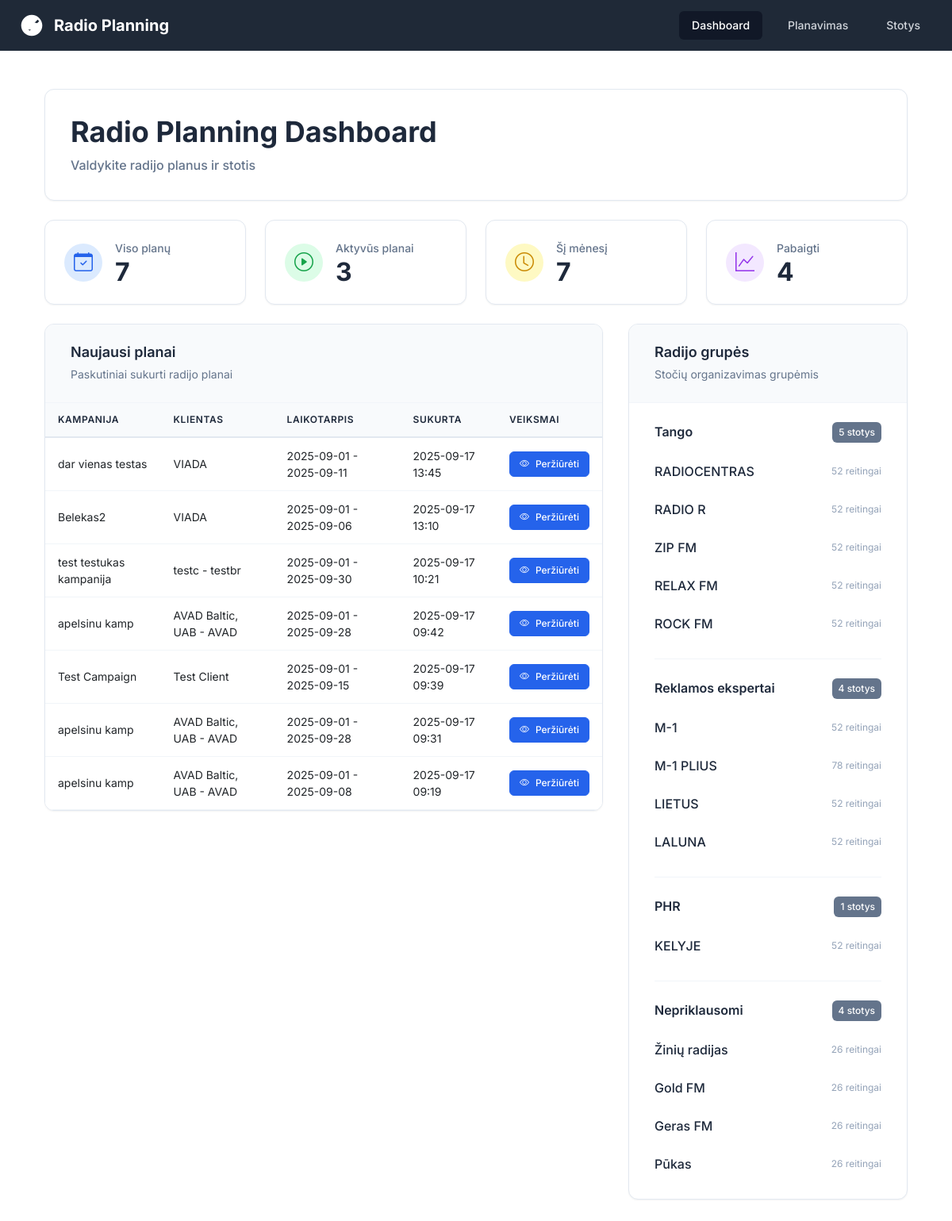
The page / on the database its author committed.
### app/models.py (models this page shows, shortened)
class RadioPlan(db.Model):
    __tablename__ = 'radio_plans'
    id = db.Column(db.Integer, primary_key=True)
    campaign_id = db.Column(db.Integer, nullable=False)  # From projects-crm
    campaign_name = db.Column(db.String(200))
    project_id = db.Column(db.Integer)
    project_name = db.Column(db.String(200))
    client_brand_id = db.Column(db.Integer)
    client_brand_name = db.Column(db.String(200))
    start_date = db.Column(db.Date, nullable=False)
    end_date = db.Column(db.Date, nullable=False)
    target_audience = db.Column(db.String(50), nullable=False)
    our_discount = db.Column(db.Float, default=0)  # Percentage
    client_discount = db.Column(db.Float, default=0)  # Percentage
    created_at = db.Column(db.DateTime, default=datetime.utcnow)
    updated_at = db.Column(db.DateTime, default=datetime.utcnow, onupdate=datetime.utcnow)
    spots = db.relationship('RadioSpot', backref='plan', lazy='dynamic', cascade='all, delete-orphan')
    clips = db.relationship('RadioClip', backref='plan', lazy='dynamic', cascade='all, delete-orphan')
    selected_stations = db.relationship('RadioStation', secondary=plan_stations, lazy='subquery',
                                      backref=db.backref('plans', lazy=True))

class RadioGroup(db.Model):
    __tablename__ = 'radio_groups'
    id = db.Column(db.Integer, primary_key=True)
    name = db.Column(db.String(100), nullable=False, unique=True)
    created_at = db.Column(db.DateTime, default=datetime.utcnow)
    stations = db.relationship('RadioStation', backref='group', lazy='dynamic', cascade='all, delete-orphan')

class RadioStation(db.Model):
    __tablename__ = 'radio_stations'
    id = db.Column(db.Integer, primary_key=True)
    name = db.Column(db.String(100), nullable=False)
    group_id = db.Column(db.Integer, db.ForeignKey('radio_groups.id'), nullable=False)
    created_at = db.Column(db.DateTime, default=datetime.utcnow)
    updated_at = db.Column(db.DateTime, default=datetime.utcnow, onupdate=datetime.utcnow)
    prices = db.relationship('StationPrice', backref='station', lazy='dynamic', cascade='all, delete-orphan')
    ratings = db.relationship('StationRating', backref='station', lazy='dynamic', cascade='all, delete-orphan')

### app/routes.py (the view)
@main_bp.route('/')
def index():
    plans = RadioPlan.query.order_by(RadioPlan.created_at.desc()).limit(10).all()
    stations = RadioStation.query.all()
    groups = RadioGroup.query.all()
    return render_template('index.html',
                         plans=plans,
                         stations=stations,
                         groups=groups)

### app/templates/index.html (shortened to what this page needs)
{% extends "base.html" %}
{% block content %}
<div class="container-fluid p-0">
    <div class="dashboard-header mb-4">
        <div class="header-content">
            <h1>Radio Planning Dashboard</h1>
            <p class="header-subtitle">Valdykite radijo planus ir stotis</p>
        </div>
    </div>
    <div class="grid grid-cols-1 gap-4 sm:grid-cols-4 mb-6">
        <div class="professional-card">
            <div class="card-content">
                <div class="card-icon bg-blue-100">
                    <i class="bi bi-calendar-check text-blue-600"></i>
                </div>
                <div class="card-stats">
                    <p class="card-title">Viso planų</p>
                    <p class="card-number" id="totalPlans">{{ plans | length }}</p>
                </div>
            </div>
        </div>
        <div class="professional-card">
            <div class="card-content">
                <div class="card-icon bg-green-100">
                    <i class="bi bi-play-circle text-green-600"></i>
                </div>
                <div class="card-stats">
                    <p class="card-title">Aktyvūs planai</p>
                    <p class="card-number" id="activePlans">0</p>
                </div>
            </div>
        </div>
        <div class="professional-card">
            <div class="card-content">
                <div class="card-icon bg-yellow-100">
                    <i class="bi bi-clock text-yellow-600"></i>
                </div>
                <div class="card-stats">
                    <p class="card-title">Šį mėnesį</p>
                    <p class="card-number" id="thisMonthPlans">0</p>
                </div>
            </div>
        </div>
        <div class="professional-card">
            <div class="card-content">
                <div class="card-icon bg-purple-100">
                    <i class="bi bi-graph-up text-purple-600"></i>
                </div>
                <div class="card-stats">
                    <p class="card-title">Pabaigti</p>
                    <p class="card-number" id="completedPlans">0</p>
                </div>
            </div>
        </div>
    </div>
    <div class="content-grid">
        <div class="content-section plans-section">
            <div class="professional-section">
                <div class="section-header">
                    <div class="section-title">
                        <h3>Naujausi planai</h3>
                        <span class="section-subtitle">Paskutiniai sukurti radijo planai</span>
                    </div>
                </div>
                <div class="table-container">
                    {% if plans %}
                    <div class="table-responsive">
                        <table class="professional-table">
                            <thead>
                                <tr>
                                    <th>Kampanija</th>
                                    <th>Klientas</th>
                                    <th>Laikotarpis</th>
                                    <th>Sukurta</th>
                                    <th>Veiksmai</th>
                                </tr>
                            </thead>
                            <tbody>
                                {% for plan in plans %}
                                <tr>
                                    <td>{{ plan.campaign_name or 'N/A' }}</td>
                                    <td>{{ plan.client_brand_name or 'N/A' }}</td>
                                    <td>{{ plan.start_date.strftime('%Y-%m-%d') }} - {{ plan.end_date.strftime('%Y-%m-%d') }}</td>
                                    <td>{{ plan.created_at.strftime('%Y-%m-%d %H:%M') }}</td>
                                    <td>
                                        <a href="{{ url_for('main.view_plan', plan_id=plan.id) }}" class="btn-professional btn-primary btn-sm">
                                            <i class="bi bi-eye"></i>
                                            <span>Peržiūrėti</span>
                                        </a>
                                    </td>
                                </tr>
                                {% endfor %}
                            </tbody>
                        </table>
                    </div>
                    {% endif %}
                </div>
            </div>
        </div>
        <div class="content-section groups-section">
            <div class="professional-section">
                <div class="section-header">
                    <div class="section-title">
                        <h3>Radijo grupės</h3>
                        <span class="section-subtitle">Stočių organizavimas grupėmis</span>
                    </div>
                </div>
                <div class="groups-container">
                    {% for group in groups %}
                    <div class="group-item">
                        <div class="group-header">
                            <h4>{{ group.name }}</h4>
                            <span class="group-badge">{{ group.stations.count() }} stotys</span>
                        </div>
                        <div class="stations-list">
                            {% for station in group.stations %}
                            <div class="station-item">
                                <span class="station-name">{{ station.name }}</span>
                                <span class="station-info">{{ station.ratings.count() }} reitingai</span>
                            </div>
                            {% endfor %}
                        </div>
                    </div>
                    {% endfor %}
                </div>
            </div>
        </div>
    </div>
</div>
{% endblock %}

### app/templates/base.html (shortened to what this page needs)
<!DOCTYPE html>
<html lang="lt" class="h-full bg-gray-50">
<head>
    <script src="https://cdn.tailwindcss.com"></script>
    <link rel="stylesheet" href="https://cdn.jsdelivr.net/npm/bootstrap-icons@1.11.0/font/bootstrap-icons.css">
    <link href="https://cdn.jsdelivr.net/npm/bootstrap@5.3.0/dist/css/bootstrap.min.css" rel="stylesheet">
</head>
<body class="h-full">
    <div class="min-h-full">
        <header class="bg-gray-800">
            <div class="max-w-7xl mx-auto px-4 sm:px-6 lg:px-8">
                <div class="flex justify-between h-16">
                    <div class="flex items-center">
                        <div class="flex-shrink-0">
                            <div class="flex items-center">
                                <svg class="w-8 h-8 text-white mr-3" fill="currentColor" viewBox="0 0 24 24">
                                    <path d="M12 2C6.48 2 2 6.48 2 12s4.48 10 10 10 10-4.48 10-10S17.52 2 12 2zm-2 15l-5-5 1.41-1.41L10 14.17l7.59-7.59L19 8l-9 9z"/>
                                    <circle cx="12" cy="6.5" r="2.5"/>
                                    <path d="M12 9c-2.67 0-8 1.34-8 4v3h16v-3c0-2.66-5.33-4-8-4z"/>
                                </svg>
                                <h1 class="text-xl font-bold text-white">Radio Planning</h1>
                            </div>
                        </div>
                    </div>
                    <nav class="hidden md:flex items-center space-x-4">
                        <a href="{{ url_for('main.index') }}"
                           class="{% if request.endpoint == 'main.index' %}bg-gray-900 text-white{% else %}text-gray-300 hover:bg-gray-700 hover:text-white{% endif %} px-3 py-2 rounded-md text-sm font-medium transition-colors">
                            Dashboard
                        </a>
                        <a href="{{ url_for('main.planning') }}"
                           class="{% if request.endpoint == 'main.planning' %}bg-gray-900 text-white{% else %}text-gray-300 hover:bg-gray-700 hover:text-white{% endif %} px-3 py-2 rounded-md text-sm font-medium transition-colors">
                            Planavimas
                        </a>
                        <a href="{{ url_for('main.stations') }}"
                           class="{% if request.endpoint == 'main.stations' %}bg-gray-900 text-white{% else %}text-gray-300 hover:bg-gray-700 hover:text-white{% endif %} px-3 py-2 rounded-md text-sm font-medium transition-colors">
                            Stotys
                        </a>
                    </nav>
                </div>
            </div>
        </header>
        <main class="max-w-7xl mx-auto py-6 sm:px-6 lg:px-8">
            <div class="px-4 py-6 sm:px-0">
                {% block content %}{% endblock %}
            </div>
        </main>
    </div>
</body>
</html>

### app/templates/base.html (style rules this page uses)
body { font-family: 'Inter', sans-serif; }

### rows shown on the page
RadioPlan: campaign_name "dar vienas testas", client_brand_name "VIADA", start_date "2025-09-01", end_date "2025-09-11", created_at "2025-09-17 13:45"
RadioPlan: campaign_name "Belekas2", client_brand_name "VIADA", start_date "2025-09-01", end_date "2025-09-06", created_at "2025-09-17 13:10"
RadioPlan: campaign_name "test testukas kampanija", client_brand_name "testc - testbr", start_date "2025-09-01", end_date "2025-09-30", created_at "2025-09-17 10:21"
RadioPlan: campaign_name "apelsinu kamp", client_brand_name "AVAD Baltic, UAB - AVAD", start_date "2025-09-01", end_date "2025-09-28", created_at "2025-09-17 09:42"
RadioPlan: campaign_name "Test Campaign", client_brand_name "Test Client", start_date "2025-09-01", end_date "2025-09-15", created_at "2025-09-17 09:39"
RadioPlan: campaign_name "apelsinu kamp", client_brand_name "AVAD Baltic, UAB - AVAD", start_date "2025-09-01", end_date "2025-09-28", created_at "2025-09-17 09:31"
RadioPlan: campaign_name "apelsinu kamp", client_brand_name "AVAD Baltic, UAB - AVAD", start_date "2025-09-01", end_date "2025-09-08", created_at "2025-09-17 09:19"
RadioGroup: name "Tango", stations.count "5"
RadioStation: name "RADIOCENTRAS", ratings.count "52"
RadioStation: name "RADIO R", ratings.count "52"
RadioStation: name "ZIP FM", ratings.count "52"
RadioStation: name "RELAX FM", ratings.count "52"
RadioStation: name "ROCK FM", ratings.count "52"
RadioGroup: name "Reklamos ekspertai", stations.count "4"
RadioStation: name "M-1", ratings.count "52"
RadioStation: name "M-1 PLIUS", ratings.count "78"
RadioStation: name "LIETUS", ratings.count "52"
RadioStation: name "LALUNA", ratings.count "52"
RadioGroup: name "PHR", stations.count "1"
RadioStation: name "KELYJE", ratings.count "52"
RadioGroup: name "Nepriklausomi", stations.count "4"
RadioStation: name "Žinių radijas", ratings.count "26"
RadioStation: name "Gold FM", ratings.count "26"
RadioStation: name "Geras FM", ratings.count "26"
RadioStation: name "Pūkas", ratings.count "26"

### other values the page prints
{{ plans | length }} "7"
